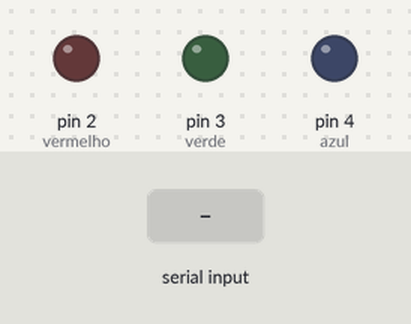
This sketch was run on a simulated Arduino Uno, built with avr-gcc and run on an emulated ATmega328P. On the bench: output pins drawn as LEDs (lit = HIGH). Inputs (shaded band) come from the test bench.

Above: at 1.2 s.
1.3 s: "2" received over the second serial link
At 1.7 s:
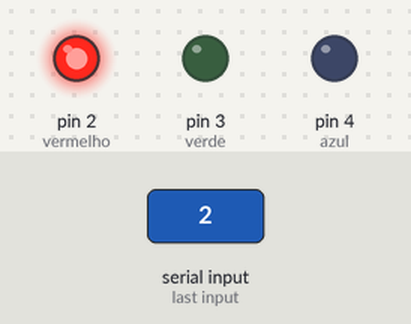
Timing chart, 0 to 4.3 s (numbered marks = the images above; inputs shaded):
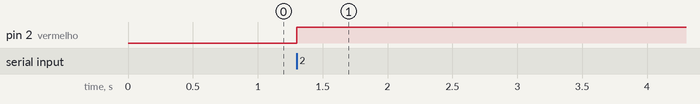

Measured:
- after the input at 1.3 s, pin 2 (vermelho): LOW → HIGH at once

The sketch:

sketch_bluetooth_final.ino
```cpp
    /* Projeto Curto Circuito – HC05: Controle Mobile */

/* Biblioteca */
#include <SoftwareSerial.h> /* Comandos Seriais */
SoftwareSerial HC05(0, 1); /* TX-RX */


/* Variáveis Lógicas ON-OFF */
int state3 = 0;  /*Controla o status do LED Verde */
int state2 = 0; /*Controla o status do LED Vermelho */
int state1 = 0; /* Controla o status do LED Azul */
int state = 0;
/* Define a pinagem do LED */
#define azul 4
#define verde 3
#define vermelho 2

void setup()
{
  Serial.begin(9600);        /* Taxa de transmissão na serial */
  HC05.begin(9600);        /* Taxa de transmissão do Módulo */

  pinMode(verde, OUTPUT);      /* Declara verde como OUTPUT */
  pinMode(azul, OUTPUT);         /* Declara azul como OUTPUT */
  pinMode(vermelho, OUTPUT); /* Declara vermelho como OUTPUT */

}
void loop()
{
  /* Armazena os valores de leitura de HC05 na variável readBluetooth */
  int readBluetooth = HC05.read();

  switch (readBluetooth)
  { /* De acordo com o valor armazenado em readBluetooth */
    case '0':
      digitalWrite(verde, LOW);
      break;
    case '3': /* Caso receba o caractere 'a'*/
      state3 = !state3; /* substitui o valor de state entre 0 e 1 */
      digitalWrite(verde, state); /* state aciona ou desliga o LED */
      break; /* Fim do caso 'a' */

    case '2': /* Caso receba o caractere 'b' */
      state2 = !state2; /* substitui o valor de state entre 0 e 1 */
      digitalWrite(vermelho, state2);/* state aciona ou desliga o LED */
      break; /* Fim do caso 'b'*/

    case '1': /* Caso receba o caractere 'c' */
      state1 = !state1;/* substitui o valor de state entre 0 e 1 */
      digitalWrite(azul, state3);/* state aciona ou desliga o LED */
      break; /* Fim do caso 'c' */
  }
}
```
